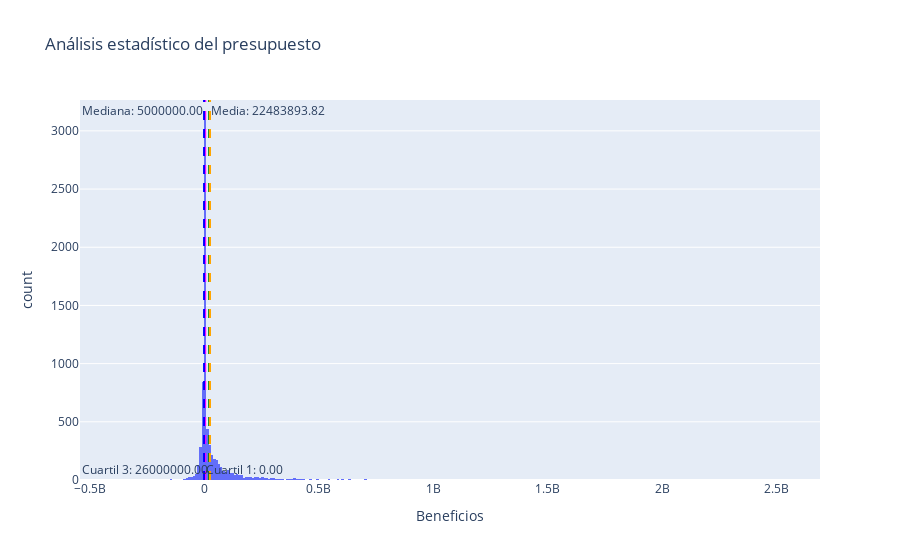

The cell this chart's notebook holds for it:
### Markdown cell above
**Gráfico 4: Histograma que estudia el total de beneficios de las películas**

Calculamos en él la media, la mediana y los cuartiles

### Code cell
#Histograma con los beneficios

#Calculamos la media, mediana y cuartiles para añadir al gráfico

media = round(df["Presupuesto"].mean(),2)

mediana = df["Presupuesto"].median()

q1 = df["Presupuesto"].quantile(0.25)
q3 = df["Presupuesto"].quantile(0.75)

print("Media:", media)
print("Mediana:", mediana)
print("Cuartil 1 (Q1):", q1)
print("Cuartil 3 (Q3):", q3)

fig4 = px.histogram(df, x="Beneficios", title='Análisis estadístico del presupuesto')

fig4.add_vline(x=media, line_dash="dash", line_color="green", annotation_text=f'Media: {media:.2f}', annotation_position="top right")
fig4.add_vline(x=mediana, line_dash="dash", line_color="magenta", annotation_text=f'Mediana: {mediana:.2f}', annotation_position="top left")
fig4.add_vline(x=q1, line_dash="dash", line_color="blue", annotation_text=f'Cuartil 1: {q1:.2f}', annotation_position="bottom right")
fig4.add_vline(x=q3, line_dash="dash", line_color="orange", annotation_text=f'Cuartil 3: {q3:.2f}', annotation_position="bottom left")

fig4.show()

### Figure 1 — Plotly figure (JSON) as saved in the notebook; plotly's stock layout.template omitted (floating-point values rounded to 4 significant figures; data arrays with more than 128 entries replaced by an {"elided": "..."} marker saying what was removed)
{"data": [{"alignmentgroup": "True", "bingroup": "x", "hovertemplate": "Beneficios=%{x}<br>count=%{y}<extra></extra>", "legendgroup": "", "marker": {"color": "#636efa", "pattern": {"shape": ""}}, "name": "", "offsetgroup": "", "orientation": "v", "showlegend": false, "type": "histogram", "x": {"elided": "7135 int values"}, "xaxis": "x", "yaxis": "y"}], "layout": {"annotations": [{"showarrow": false, "text": "Media: 22483893.82", "x": 22480000.0, "xanchor": "left", "xref": "x", "y": 1, "yanchor": "top", "yref": "y domain"}, {"showarrow": false, "text": "Mediana: 5000000.00", "x": 5000000, "xanchor": "right", "xref": "x", "y": 1, "yanchor": "top", "yref": "y domain"}, {"showarrow": false, "text": "Cuartil 1: 0.00", "x": 0, "xanchor": "left", "xref": "x", "y": 0, "yanchor": "bottom", "yref": "y domain"}, {"showarrow": false, "text": "Cuartil 3: 26000000.00", "x": 26000000, "xanchor": "right", "xref": "x", "y": 0, "yanchor": "bottom", "yref": "y domain"}], "barmode": "relative", "legend": {"tracegroupgap": 0}, "shapes": [{"line": {"color": "green", "dash": "dash"}, "type": "line", "x0": 22480000.0, "x1": 22480000.0, "xref": "x", "y0": 0, "y1": 1, "yref": "y domain"}, {"line": {"color": "magenta", "dash": "dash"}, "type": "line", "x0": 5000000, "x1": 5000000, "xref": "x", "y0": 0, "y1": 1, "yref": "y domain"}, {"line": {"color": "blue", "dash": "dash"}, "type": "line", "x0": 0, "x1": 0, "xref": "x", "y0": 0, "y1": 1, "yref": "y domain"}, {"line": {"color": "orange", "dash": "dash"}, "type": "line", "x0": 26000000, "x1": 26000000, "xref": "x", "y0": 0, "y1": 1, "yref": "y domain"}], "title": {"text": "Análisis estadístico del presupuesto"}, "xaxis": {"anchor": "y", "domain": [0, 1], "title": {"text": "Beneficios"}}, "yaxis": {"anchor": "x", "domain": [0, 1], "title": {"text": "count"}}}}
